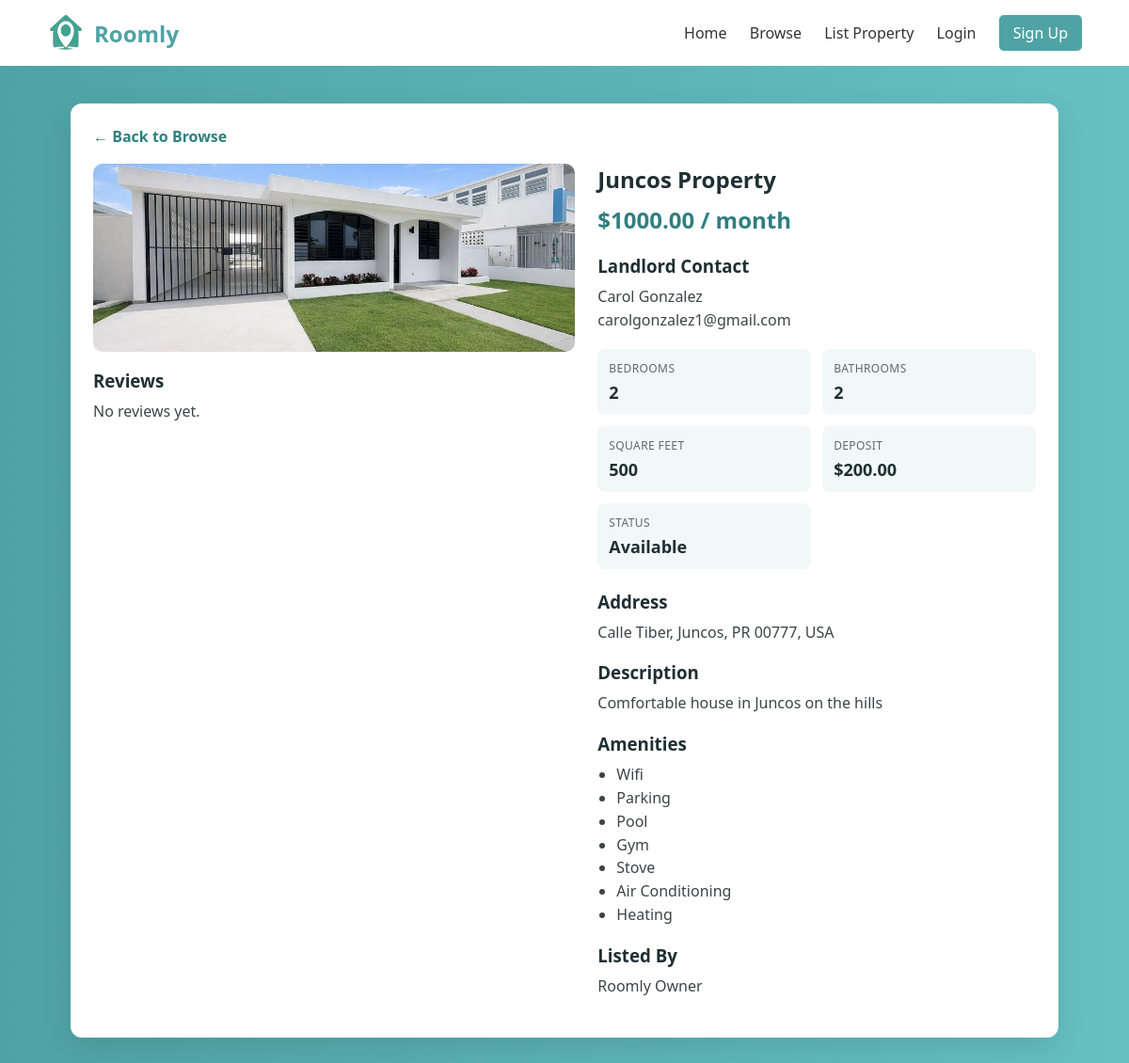
/property/14, run on an earlier commit of the app's database.
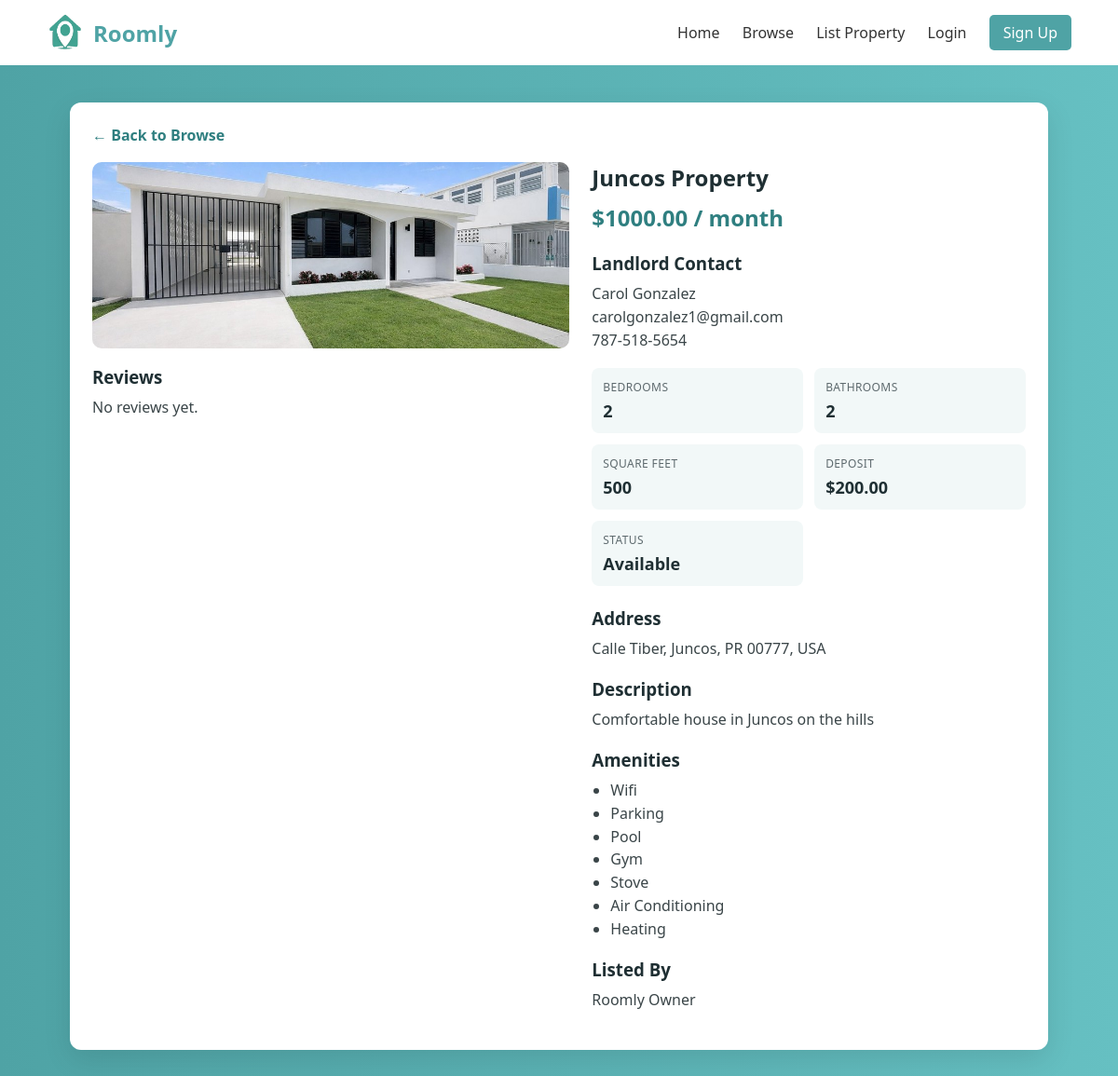
And on a later commit of the database.
### website/models.py (models this page shows)
class Account(db.Model):
    __tablename__ = 'ACCOUNT'
    account_id_pk = db.Column(db.Integer, primary_key=True)
    email = db.Column(db.String(255), unique=True, nullable=False)
    hashed_password = db.Column(db.String(255), nullable=False)
    first_name = db.Column(db.String(255), nullable=False)
    last_name = db.Column(db.String(255), nullable=False)
    city = db.Column(db.String(255), nullable=True)
    phone_number = db.Column(db.String(20), nullable=True)
    profile_picture = db.Column(db.String(255), nullable=True)
    date_created = db.Column(db.DateTime, nullable=True)
    account_status = db.Column(db.String(20), nullable=False)
    account_type = db.Column(db.String(20), nullable=False, default='STUDENT')

### website/views.py (the view, shortened to what this page needs)
@views.route('/property/<int:property_id>')
def property_detail(property_id):
    selected_property = Property.query.get_or_404(property_id)
    owner_profile = Owner.query.filter_by(owner_id_pk=selected_property.owner_id_fk).first()
    owner_account = _get_owner_account(owner_profile)
    account_id = session.get('account_id')
    amenity_names = []
    if selected_property.amenities:
        amenity_names = [name.strip() for name in selected_property.amenities.split(',') if name.strip()]
    user_application = None
    property_applications = []
    reviews = (
        PropertyReview.query
        .filter_by(property_id_fk=selected_property.property_id_pk)
        .order_by(PropertyReview.date_posted.desc())
        .all()
    )
    average_rating = None
    if reviews:
        average_rating = round(sum(review.rating for review in reviews) / len(reviews), 1)
    user_review = None
    if account_id:
        user_review = PropertyReview.query.filter_by(property_id_fk=selected_property.property_id_pk, account_id_fk=account_id).first()
    can_review = False
    if account_id and not user_review:
        approved_reservation = Reservation.query.filter_by(property_id_fk=selected_property.property_id_pk, account_id_fk=account_id, status='approved').first()
        can_review = approved_reservation is not None
    return render_template(
        'property-detail.html',
        property=selected_property,
        owner=owner_profile,
        owner_account=owner_account,
        amenity_names=amenity_names,
        user_application=user_application,
        property_applications=property_applications,
        reviews=reviews,
        average_rating=average_rating,
        user_review=user_review,
        can_review=can_review,
    )

### website/views.py (called while the page is built)
def _get_owner_account(owner_profile):
    if not owner_profile:
        return None
    return Account.query.filter_by(account_id_pk=owner_profile.account_id_fk).first()

### website/templates/property-detail.html (shortened to what the changed rows need)
<!DOCTYPE html>
<html lang="en">
<head>
    <link rel="stylesheet" href="{{ url_for('static', filename='styles.css') }}">
</head>
<body>
    <section class="property-detail-page">
        <div class="property-detail-card">
            <div class="property-detail-grid">
                <div class="property-detail-info">
                    <h1>{{ property.title }}</h1>
                    <div class="property-owner-block">
                        <h3>Landlord Contact</h3>
                        {% if owner_account %}
                            <p>{{ owner_account.first_name }} {{ owner_account.last_name }}</p>
                            <p>{{ owner_account.email }}</p>
                            {% if owner_account.phone_number %}
                                <p>{{ owner_account.phone_number }}</p>
                            {% endif %}
                        {% else %}
                            <p>No landlord contact available.</p>
                        {% endif %}
                    </div>
                </div>
            </div>
        </div>
    </section>
</body>
</html>

What changed in the data, as far as the page shows it:
changed Account "Carol": phone_number (not shown) → "787-518-5654"
